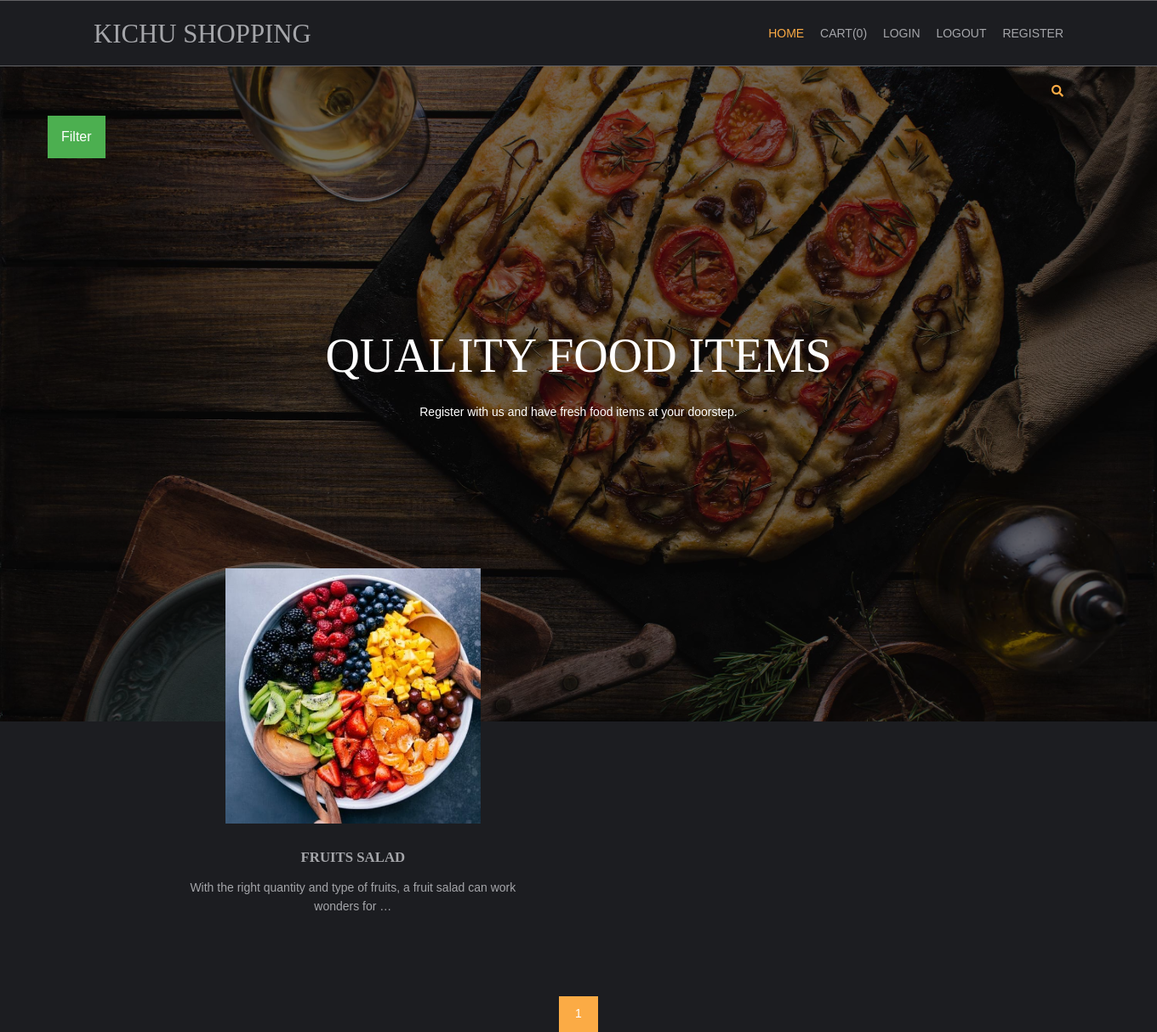
Page /fruits-recipe/ on the committed database.
### shop/models.py (models this page shows, shortened)
class products(models.Model):
    name = models.CharField(max_length=250, unique=True)
    slug = models.SlugField(max_length=250, unique=True)
    img=models.ImageField(upload_to='product')
    desc=models.TextField()
    stock=models.IntegerField()
    available=models.BooleanField()
    price=models.IntegerField()
    category=models.ForeignKey(categ,on_delete=models.CASCADE)
    def get_url(self):
        return reverse('details',args=[self.category.slug,self.slug])

### shop/views.py (the view)
# urls.py: 2. Add a URL to urlpatterns:  path('', views.home, name='home')
def home(request,c_slug=None):
    c_page=None
    prodt=None
    if c_slug!=None:
        c_page=get_object_or_404(categ,slug=c_slug)
        prodt=products.objects.filter(category=c_page,available=True)
    else:
        prodt=products.objects.all().filter(available=True)
    cat=categ.objects.all()
    paginator=Paginator(prodt,6)
    try:
        page=int(request.GET.get('page','1'))
    except:
        page=1
    try:
        pro=paginator.page(page)
    except(EmptyPage,InvalidPage):
        pro=paginator.page(paginator.num_pages)
    return render(request,'home.html',{'pr':prodt,'ct':cat,'pg':pro})

### cart/context_processor.py (called while the page is built)
def count(request):
    item_count=0;
    if 'admin' in request.path:
        return {}
    else:
        try:
            ct=cartlist.objects.filter(cart_id=c_id(request))
            cti=items.objects.all().filter(cart=ct[:1])
            for c in cti:
                item_count+=c.quan
        except cartlist.DoesNotExist:
            item_count=0
        return dict(itc=item_count)

### cart/views.py (called while the page is built)
def c_id(request):
    ct_id=request.session.session_key
    if not ct_id:
        ct_id=request.session.create()
    return ct_id

### shop/models.py (called while the page is built)
    def get_url(self):
        return reverse('prod_cat',args=[self.slug])

### templates/home.html (shortened to what this page needs)
{% extends 'base.html' %}
{% load static %}
{% block content %}
<html lang="">
<head>
<link href="{% static 'hm/layout/styles/layout.css' %}" rel="stylesheet" type="text/css" media="all">
</head>
<body id="top">
<div class="bgded overlay" style="background-image:url({% static 'hm/images/demo/backgrounds/bg.jpg' %});">
  <div class="wrapper row0">
    <div id="topbar" class="hoc clear">
  <div class="fl_right">
        <ul class="nospace">
          <li id="searchform">
          </li>
        </ul>
      </div>
      </div>
  </div>
  <div class="dropdown">
  <button class="dropbtn">Filter</button>
</div>
  <div id="pageintro" class="hoc clear" >
    <article>
      <h3 class="heading">QUALITY FOOD ITEMS</h3>
      <p>Register with us and have fresh food items at your doorstep.</p>
    </article>
  </div>
</div>
<div class="gallery" align="center" >
  <main class="gallery"  >
    <section id="introblocks">
      <ul class="nospace group btmspace-80">
        {% for i in pg.object_list %}
        <li class="one_third" >
          <figure><a class="imgover" href="{{i.get_url}}">
            <img class="gallery" src="{{i.img.url}}" style="height:300;width:300;" alt=""></a>
            <figcaption>
              <h6 class="heading">{{i.name}}</h6>
              <p>{{i.desc|truncatewords:15}}</p>
            </figcaption>
          </figure>
        </li>
        {% endfor %}
      </ul>
    </section>
    </main>
    </div>
    <center >
      {% for p in pg.paginator.page_range %}
      <a  href="?page={{p}}" class="btn btn-light btn-sm {% if pg.number == p %} active {% endif %}">{{p}}</a>
      {% endfor %}
    </center>
</body>
</html>
{% endblock %}

### static/hm/layout/styles/layout.css (style rules this page uses)
#topbar { padding:20px 0; font-size:.8rem; text-transform:uppercase; }
#topbar ul li { display:inline-block; margin-right:15px; }
#topbar ul li:last-child { margin-right:0; padding-right:0; border-right:none; }
#topbar #searchform { position:relative; line-height:1; z-index:9999; }
#topbar #searchform::after { display:block; height:18px; line-height:18px; padding:0; font-family:"Font Awesome\ 5 Free"; font-weight:900; font-size:1rem; content:"\f002"; }
#topbar #searchform ::placeholder { text-transform:capitalize; }
#pageintro { padding:200px 0 300px; }
#pageintro article, #pageintro article p { display:block; max-width:75%; margin:0 auto; text-align:center; }
#pageintro article p { max-width:65%; line-height:2rem; }
#pageintro .heading { margin-bottom:20px; font-size:4rem; }
#introblocks { display:block; position:relative; margin:-180px 0 0 0; z-index:1; text-align:center; }
#introblocks figure figcaption { display:block; padding:30px 0 0 0; text-align:center; }
#introblocks figure figcaption .heading { font-size:1.2rem; font-weight:700; margin-bottom:0; }
*, *::before, *::after { transition:all .3s ease-in-out; }
body { color:#A5A6AA; background-color:#1C1D21; }
a { color:#FBAB45; }
.overlay { color:#FFFFFF; background-color:inherit; }
.overlay::after { color:inherit; background-color:rgba(0,0,0,.55); }
.btn, .btn.inverse:hover { color:#FFFFFF; background-color:#FBAB45; border-color:#FBAB45; }
.imgover, .imgover:hover::after { color:#FFFFFF; }
#topbar #searchform { color:#FBAB45; }
#pageintro { color:#FFFFFF; }
@media screen and (min-width:1140px) { .hoc { max-width:1140px; } }

### static/hm/layout/styles/framework.css (style rules this page uses)
html { overflow-y:scroll; overflow-x:hidden; }
html, body { margin:0; padding:0; font-size:14px; line-height:1.6em; }
*, *::before, *::after { box-sizing:border-box; }
.nospace { margin:0; padding:0; list-style:none; }
.overlay { position:relative; z-index:1; }
.overlay::after { display:block; position:absolute; top:0; left:0; width:100%; height:100%; content:""; z-index:-1; }
.bgded { background-position:top center; background-repeat:no-repeat; background-size:cover; }
.btn { display:inline-block; padding:8px 18px 10px; text-transform:uppercase; border:1px solid; }
.clear, .group { display:block; }
.clear::before, .clear::after, .group::before, .group::after { display:table; content:""; }
.clear, .clear::after, .group, .group::after { clear:both; }
a { outline:none; text-decoration:none; }
.fl_right, .imgr { float:right; }
img { width:auto; max-width:100%; height:auto; margin:0; padding:0; border:none; line-height:normal; vertical-align:middle; }
.imgover { display:inline-block; position:relative; max-width:100%; }
.imgover::before, .imgover::after { display:block; position:absolute; content:""; text-align:center; opacity:0; }
.imgover::before { top:0; right:0; bottom:0; left:0; }
.imgover::after { top:50%; left:50%; width:50px; height:50px; line-height:50px; margin:-25px 0 0 -25px; font-family:"Font Awesome\ 5 Free"; font-weight:900; content:"\f067"; font-size:28px; }
body, input, textarea, select { font-family:Verdana, Geneva, sans-serif; }
h1, h2, h3, h4, h5, h6, .heading { font-family:Georgia, "Times New Roman", Times, serif; }
label, input, textarea, select, button { display:block; resize:none; outline:none; color:inherit; font-size:inherit; font-family:inherit; vertical-align:middle; }
::placeholder { opacity:1; }
h1, h2, h3, h4, h5, h6, .heading { margin:0 0 20px 0; font-size:1.4rem; line-height:normal; font-weight:normal; text-transform:uppercase; }
.wrapper { display:block; position:relative; width:100%; margin:0; padding:0; text-align:left; word-wrap:break-word; }
.hoc { display:block; margin:0 auto; }
address, article, aside, figcaption, figure, footer, header, main, nav, section { display:block; margin:0; padding:0; }
.one_half, .one_third, .two_third, .one_quarter, .two_quarter, .three_quarter { display:inline-block; float:left; margin:0 0 0 4.21052%; list-style:none; }
.one_third { width:30.52631%; }
.btmspace-80 { margin-bottom:80px; }

### templates/home.html (style rules this page uses)
.dropbtn { background-color: #4CAF50; color: white; padding: 16px; font-size: 16px; border: none; cursor: pointer; }
.dropdown { position: relative; display: inline-block; padding-left: 56px; }
div.gallery { margin-left: 150px; float: left; width: 100%; height: auto; }
div.gallery img { width: 100%; height: auto; }

### rows in the picture
products: img (picture), name "FRUITS SALAD", desc "With the right quantity and type of fruits, a fruit salad can work wonders for …"

### other values in the picture
{{ itc }} "0"
{{ p }} "1"
